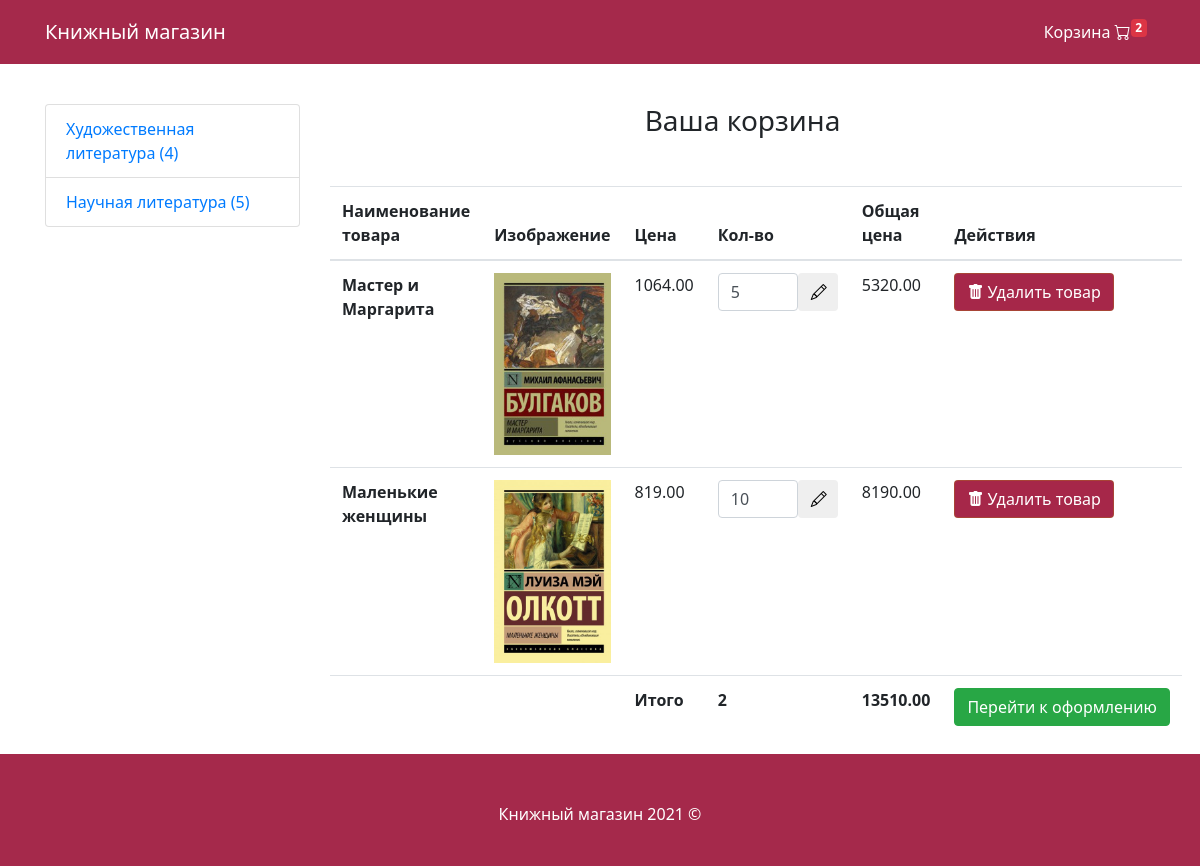
The app's page /cart/ (signed in), older data.
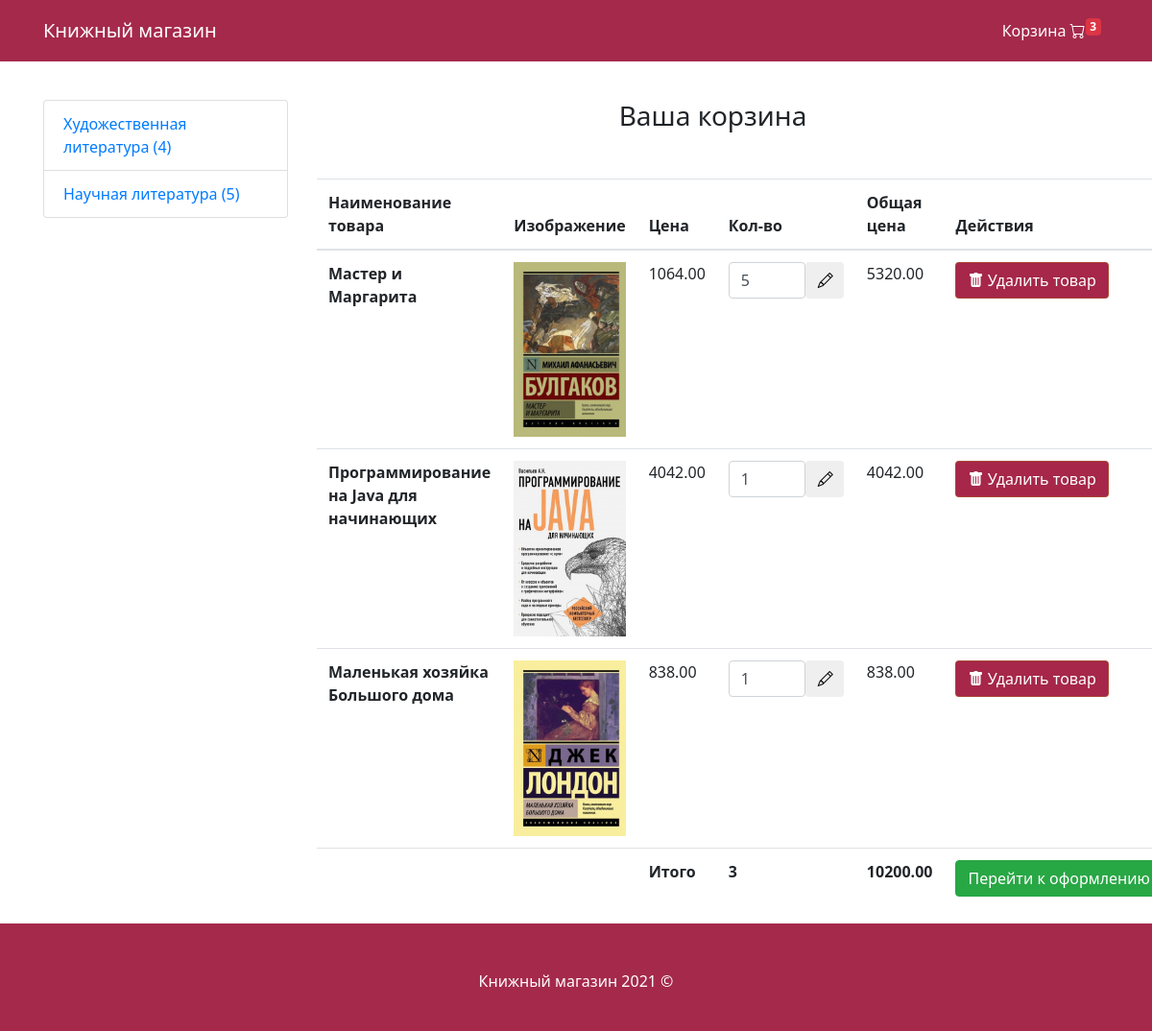
The same page, newer data.
### mainapp/models.py (models this page shows, shortened)
class Cart(models.Model):
    owner = models.ForeignKey('Customer', null=True, verbose_name='Владелец', on_delete=models.CASCADE)
    products = models.ManyToManyField(Cartproduct, blank=True, related_name='related_cart')
    total_products = models.PositiveIntegerField(default=0)
    final_price = models.DecimalField(max_digits=9, default=0, decimal_places=2, verbose_name='Общая цена')
    in_order = models.BooleanField(default=False)               # Статус или стадия заказа
    for_anonymous_user = models.BooleanField(default=False)     # Для незарегистрированных пользователей

class Category(models.Model):
    name = models.CharField(max_length=255, verbose_name='Имя категории')
    slug = models.SlugField(unique=True)
    objects = CategoryManager()
    def get_absolute_url(self):
        return reverse('category_detail', kwargs={'slug': self.slug})

class Cartproduct(models.Model):
    user = models.ForeignKey('Customer', verbose_name='Покупатель', on_delete=models.CASCADE)
    cart = models.ForeignKey('Cart', verbose_name='Корзина', on_delete=models.CASCADE, related_name='related_products')
    content_type = models.ForeignKey(ContentType, on_delete=models.CASCADE)
    object_id = models.PositiveIntegerField()
    content_object = GenericForeignKey('content_type', 'object_id')
    qty = models.PositiveIntegerField(default=1)
    final_price = models.DecimalField(max_digits=9, decimal_places=2, verbose_name='Общая Цена')

class Product(models.Model):
    MIN_RESOLUTION = (400, 400)
    MAX_RESOLUTION = (800, 800)
    MAX_IMAGE_SIZE = 3145728
    class Meta:
        abstract = True
    category = models.ForeignKey(Category, verbose_name='Категория', on_delete=models.CASCADE)
    title = models.CharField(max_length=255, verbose_name='Наименование')
    slug = models.SlugField(unique=True)
    image = models.ImageField(verbose_name='Изображение')
    description = models.TextField(verbose_name='Описание', null=True)
    price = models.DecimalField(max_digits=9, decimal_places=2, verbose_name='Цена')
    def get_model_name(self):
        return self.__class__.__name__.lower()

class FictionBook(Product):
    publisher = models.CharField(max_length=255, verbose_name='Издательство')
    binding = models.CharField(max_length=255, verbose_name='Переплет')
    size = models.CharField(max_length=255, verbose_name='Размер')
    paper = models.CharField(max_length=255, verbose_name='Бумага')
    ISBN = models.CharField(max_length=255, verbose_name='ISBN')
    edition = models.PositiveIntegerField(default=0, verbose_name='Тираж')
    language = models.CharField(max_length=255, verbose_name='Язык')
    product_code = models.CharField(max_length=255, verbose_name='Код товара')

class ScienceBook(Product):
    publisher = models.CharField(max_length=255, verbose_name='Издательство')
    binding = models.CharField(max_length=255, verbose_name='Переплет')
    size = models.CharField(max_length=255, verbose_name='Размер')
    paper = models.CharField(max_length=255, verbose_name='Бумага')
    ISBN = models.CharField(max_length=255, verbose_name='ISBN')
    edition = models.PositiveIntegerField(default=0, verbose_name='Тираж')
    language = models.CharField(max_length=255, verbose_name='Язык')
    product_code = models.CharField(max_length=255, verbose_name='Код товара')

### mainapp/views.py (the view)
# urls.py: path('cart/', CartView.as_view(), name='cart'),
class CartView(CartMixin, View):
    def get(self, request, *args, **kwargs):
        categories = Category.objects.get_categories_for_left_sidebar()
        context = {
            'cart': self.cart,
            'categories': categories
        }
        return render(request, 'cart.html', context)

### mainapp/mixins.py (called while the page is built)
    def dispatch(self, request, *args, **kwargs):
        if request.user.is_authenticated:
            customer = Customer.objects.filter(user=request.user).first()
            if not customer:
                customer = Customer.objects.create(
                    user = request.user
                )
            cart = Cart.objects.filter(owner=customer, in_order=False).first()
            if not cart:
                cart = Cart.objects.create(owner=customer)
        else:
            cart = Cart.objects.filter(for_anonymous_user=True).first()
            if not cart:
                cart = Cart.objects.create(for_anonymous_user=True)
        self.cart = cart
        return super().dispatch(request, *args, **kwargs)

### mainapp/models.py (called while the page is built)
def get_models_for_count(*model_names):
    return [models.Count(model_name) for model_name in model_names]

    def get_queryset(self):
        return super().get_queryset()

### mainapp/templates/cart.html (shortened to what this page needs)
{% extends 'base.html' %}
{% block content %}
<h3 class="text-center mt-5 mb-5">Ваша корзина {% if not cart.products.count %} пуста {% endif %}</h3>
{% if cart.products.count %}
<table class="table">
    <thead>
        <tr>
            <th scope="col">Наименование товара</th>
            <th scope="col">Изображение</th>
            <th scope="col">Цена</th>
            <th scope="col">Кол-во</th>
            <th scope="col">Общая цена</th>
            <th scope="col">Действия</th>
        </tr>
    </thead>
    <tbody>
    {% for item in cart.products.all %}
        <tr>
            <th scope="row">{{ item.content_object.title }}</th>
            <td class="w-25"><img src="{{ item.content_object.image.url }}" class="img-fluid"></td>
            <td>{{ item.content_object.price }}</td>
            <td>
                <form class="form-inline" action="{% url 'change_qty' ct_model=item.content_object.get_model_name slug=item.content_object.slug %}" method="POST">
                    <input type="number" class="form-control col-md-8" name="qty" min="1" max="1000" style="width: 120px;" value="{{ item.qty }}" id="qty">
                    <button type="submit" class="btn font-weight-light col-md-4 " title="Изменить количество">
                        <i  class="bi bi-pencil"></i>
                    </button>
                </form>
            </td>
            <td>{{ item.final_price }}</td>
            <td>
                <a href="{% url 'delete_from_cart' ct_model=item.content_object.get_model_name slug=item.content_object.slug %}">
                    <button class="btn btn-danger font-weight-light"><i class="bi-trash-fill"></i> Удалить товар</button>
                </a>
            </td>
        </tr>
    {% endfor %}
    <tr>
        <td colspan='2'></td>
        <td class="font-weight-bold">Итого</td>
        <td class="font-weight-bold">{{ cart.total_products }}</td>
        <td><strong> {{ cart.final_price }} </strong></td>
        <td><a href="{% url 'checkout' %}"><button class="btn btn-success">Перейти к оформлению</button></a></td>
    </tr>
    </tbody>
  </table>
{% endif %}
{% endblock content %}

### mainapp/templates/base.html (shortened to what this page needs)
{% load static %}
<!DOCTYPE html>
<html lang="en">
<head>
	<link rel="stylesheet" href="https://maxcdn.bootstrapcdn.com/bootstrap/4.0.0/css/bootstrap.min.css"
 />
	<link rel="stylesheet" href="https://cdn.jsdelivr.net/npm/bootstrap-icons@1.5.0/font/bootstrap-icons.css">
</head>
<body>
	<nav class="navbar navbar-expand-lg navbar-dark bg-dark fixed-top">
		<div class="container">
			<a class="navbar-brand" href="{% url 'base' %}">Книжный магазин</a>
			<div class="collapse navbar-collapse" id="navbarResponsive">
				<ul class="navbar-nav ml-auto">
					<li class="nav-item">
						<a class="nav-link font-weight-light text-white" href="{% url 'cart' %}">Корзина
							<i class="bi bi-cart"></i><sup class="badge badge-danger">{{ cart.products.count }}</sup>
						</a>
					</li>
				</ul>
			</div>
		</div>
	</nav>
	<div class="container">
		<div class="row">
			<div class="col-lg-3 mt-5">
				<div class="list-group font-weight-light">
					{% for category in categories %}
					<a href="{{ category.url }}" class="list-group-item">{{ category.name }} ({{ category.count }})</a>
					{% endfor %}
				</div>
			</div>
			<div class="col-lg-9">
				{% block content %}{% endblock content %}
			</div>
		</div>
	</div>
	<footer class="py-5 bg-dark">
		<div class="container">
			<p class="m-0 text-center text-white">Книжный магазин 2021 &copy; </p>
		</div>
	</footer>
</body>
</html>

Row changes from the older to the newer data that the page shows:
removed Cartproduct: content_object "Маленькие женщины", content_object.image (picture), content_object.price "819.00", qty "10", final_price "8190.00"
changed Cart: products.count "2" → "3"; total_products "2" → "3"; final_price "13510.00" → "10200.00"
added Cartproduct: content_object "Программирование на Java для начинающих", content_object.image (picture), content_object.price "4042.00", qty "1", final_price "4042.00"
added Cartproduct: content_object "Маленькая хозяйка Большого дома", content_object.image (picture), content_object.price "838.00", qty "1", final_price "838.00"
